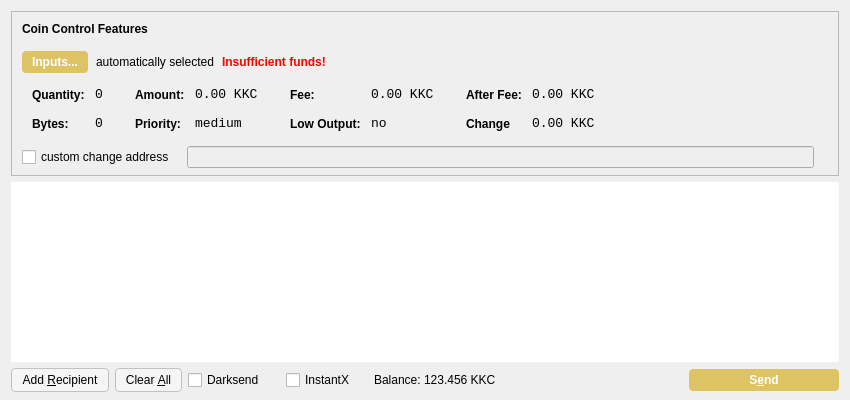
<?xml version="1.0" encoding="UTF-8"?>
<ui version="4.0">
 <class>SendCoinsDialog</class>
 <widget class="QDialog" name="SendCoinsDialog">
  <property name="geometry">
   <rect>
    <x>0</x>
    <y>0</y>
    <width>850</width>
    <height>400</height>
   </rect>
  </property>
  <property name="windowTitle">
   <string>Send Coins</string>
  </property>
  <layout class="QVBoxLayout" name="verticalLayout" stretch="0,1,0">
   <property name="bottomMargin">
    <number>8</number>
   </property>
   <item>
    <widget class="QFrame" name="frameCoinControl">
     <property name="sizePolicy">
      <sizepolicy hsizetype="Expanding" vsizetype="Expanding">
       <horstretch>0</horstretch>
       <verstretch>0</verstretch>
      </sizepolicy>
     </property>
     <property name="maximumSize">
      <size>
       <width>16777215</width>
       <height>16777215</height>
      </size>
     </property>
     <property name="frameShape">
      <enum>QFrame::StyledPanel</enum>
     </property>
     <property name="frameShadow">
      <enum>QFrame::Sunken</enum>
     </property>
     <layout class="QVBoxLayout" name="verticalLayoutCoinControl2">
      <property name="spacing">
       <number>6</number>
      </property>
      <property name="leftMargin">
       <number>0</number>
      </property>
      <property name="topMargin">
       <number>0</number>
      </property>
      <property name="rightMargin">
       <number>0</number>
      </property>
      <property name="bottomMargin">
       <number>6</number>
      </property>
      <item>
       <layout class="QVBoxLayout" name="verticalLayoutCoinControl" stretch="0,0,0,0,1">
        <property name="spacing">
         <number>0</number>
        </property>
        <property name="leftMargin">
         <number>10</number>
        </property>
        <property name="topMargin">
         <number>10</number>
        </property>
        <item>
         <layout class="QHBoxLayout" name="horizontalLayoutCoinControl1">
          <property name="bottomMargin">
           <number>15</number>
          </property>
          <item>
           <widget class="QLabel" name="labelCoinControlFeatures">
            <property name="sizePolicy">
             <sizepolicy hsizetype="Preferred" vsizetype="Maximum">
              <horstretch>0</horstretch>
              <verstretch>0</verstretch>
             </sizepolicy>
            </property>
            <property name="font">
             <font>
              <weight>75</weight>
              <bold>true</bold>
             </font>
            </property>
            <property name="styleSheet">
             <string notr="true">font-weight:bold;</string>
            </property>
            <property name="text">
             <string>Coin Control Features</string>
            </property>
           </widget>
          </item>
         </layout>
        </item>
        <item>
         <layout class="QHBoxLayout" name="horizontalLayoutCoinControl2" stretch="0,0,0,0">
          <property name="spacing">
           <number>8</number>
          </property>
          <property name="bottomMargin">
           <number>10</number>
          </property>
          <item>
           <widget class="QPushButton" name="pushButtonCoinControl">
            <property name="styleSheet">
             <string notr="true">background-color: rgb(221, 195, 99);
color: rgb(255, 255, 255);
border-radius: 4px;
border-color:  rgb(221, 195, 99);
font-weight: 600;
padding: 4px;
padding-left: 10px;
padding-right: 10px;</string>
            </property>
            <property name="text">
             <string>Inputs...</string>
            </property>
           </widget>
          </item>
          <item>
           <widget class="QLabel" name="labelCoinControlAutomaticallySelected">
            <property name="text">
             <string>automatically selected</string>
            </property>
            <property name="margin">
             <number>5</number>
            </property>
           </widget>
          </item>
          <item>
           <widget class="QLabel" name="labelCoinControlInsuffFunds">
            <property name="font">
             <font>
              <weight>75</weight>
              <bold>true</bold>
             </font>
            </property>
            <property name="styleSheet">
             <string notr="true">color:red;font-weight:bold;</string>
            </property>
            <property name="text">
             <string>Insufficient funds!</string>
            </property>
            <property name="margin">
             <number>5</number>
            </property>
           </widget>
          </item>
          <item>
           <spacer name="horizontalSpacerCoinControl">
            <property name="orientation">
             <enum>Qt::Horizontal</enum>
            </property>
            <property name="sizeHint" stdset="0">
             <size>
              <width>40</width>
              <height>1</height>
             </size>
            </property>
           </spacer>
          </item>
         </layout>
        </item>
        <item>
         <widget class="QWidget" name="widgetCoinControl" native="true">
          <property name="sizePolicy">
           <sizepolicy hsizetype="Preferred" vsizetype="Preferred">
            <horstretch>0</horstretch>
            <verstretch>0</verstretch>
           </sizepolicy>
          </property>
          <property name="minimumSize">
           <size>
            <width>0</width>
            <height>0</height>
           </size>
          </property>
          <property name="styleSheet">
           <string notr="true"/>
          </property>
          <layout class="QHBoxLayout" name="horizontalLayoutCoinControl5">
           <property name="leftMargin">
            <number>0</number>
           </property>
           <property name="topMargin">
            <number>0</number>
           </property>
           <property name="rightMargin">
            <number>0</number>
           </property>
           <property name="bottomMargin">
            <number>0</number>
           </property>
           <item>
            <layout class="QHBoxLayout" name="horizontalLayoutCoinControl3" stretch="0,0,0,1">
             <property name="spacing">
              <number>20</number>
             </property>
             <property name="topMargin">
              <number>0</number>
             </property>
             <property name="bottomMargin">
              <number>10</number>
             </property>
             <item>
              <layout class="QFormLayout" name="formLayoutCoinControl1">
               <property name="horizontalSpacing">
                <number>10</number>
               </property>
               <property name="verticalSpacing">
                <number>14</number>
               </property>
               <property name="leftMargin">
                <number>10</number>
               </property>
               <property name="topMargin">
                <number>4</number>
               </property>
               <property name="rightMargin">
                <number>6</number>
               </property>
               <item row="0" column="0">
                <widget class="QLabel" name="labelCoinControlQuantityText">
                 <property name="styleSheet">
                  <string notr="true">font-weight:bold;</string>
                 </property>
                 <property name="text">
                  <string>Quantity:</string>
                 </property>
                 <property name="margin">
                  <number>0</number>
                 </property>
                </widget>
               </item>
               <item row="0" column="1">
                <widget class="QLabel" name="labelCoinControlQuantity">
                 <property name="font">
                  <font>
                   <family>Monospace</family>
                   <pointsize>10</pointsize>
                  </font>
                 </property>
                 <property name="cursor">
                  <cursorShape>IBeamCursor</cursorShape>
                 </property>
                 <property name="contextMenuPolicy">
                  <enum>Qt::ActionsContextMenu</enum>
                 </property>
                 <property name="text">
                  <string>0</string>
                 </property>
                 <property name="margin">
                  <number>0</number>
                 </property>
                 <property name="textInteractionFlags">
                  <set>Qt::LinksAccessibleByMouse|Qt::TextSelectableByKeyboard|Qt::TextSelectableByMouse</set>
                 </property>
                </widget>
               </item>
               <item row="1" column="0">
                <widget class="QLabel" name="labelCoinControlBytesText">
                 <property name="styleSheet">
                  <string notr="true">font-weight:bold;</string>
                 </property>
                 <property name="text">
                  <string>Bytes:</string>
                 </property>
                </widget>
               </item>
               <item row="1" column="1">
                <widget class="QLabel" name="labelCoinControlBytes">
                 <property name="font">
                  <font>
                   <family>Monospace</family>
                   <pointsize>10</pointsize>
                  </font>
                 </property>
                 <property name="cursor">
                  <cursorShape>IBeamCursor</cursorShape>
                 </property>
                 <property name="contextMenuPolicy">
                  <enum>Qt::ActionsContextMenu</enum>
                 </property>
                 <property name="text">
                  <string>0</string>
                 </property>
                 <property name="textInteractionFlags">
                  <set>Qt::LinksAccessibleByMouse|Qt::TextSelectableByKeyboard|Qt::TextSelectableByMouse</set>
                 </property>
                </widget>
               </item>
              </layout>
             </item>
             <item>
              <layout class="QFormLayout" name="formLayoutCoinControl2">
               <property name="horizontalSpacing">
                <number>10</number>
               </property>
               <property name="verticalSpacing">
                <number>14</number>
               </property>
               <property name="leftMargin">
                <number>6</number>
               </property>
               <property name="topMargin">
                <number>4</number>
               </property>
               <property name="rightMargin">
                <number>6</number>
               </property>
               <item row="0" column="0">
                <widget class="QLabel" name="labelCoinControlAmountText">
                 <property name="styleSheet">
                  <string notr="true">font-weight:bold;</string>
                 </property>
                 <property name="text">
                  <string>Amount:</string>
                 </property>
                 <property name="margin">
                  <number>0</number>
                 </property>
                </widget>
               </item>
               <item row="0" column="1">
                <widget class="QLabel" name="labelCoinControlAmount">
                 <property name="font">
                  <font>
                   <family>Monospace</family>
                   <pointsize>10</pointsize>
                  </font>
                 </property>
                 <property name="cursor">
                  <cursorShape>IBeamCursor</cursorShape>
                 </property>
                 <property name="contextMenuPolicy">
                  <enum>Qt::ActionsContextMenu</enum>
                 </property>
                 <property name="text">
                  <string>0.00 KKC</string>
                 </property>
                 <property name="textInteractionFlags">
                  <set>Qt::LinksAccessibleByMouse|Qt::TextSelectableByKeyboard|Qt::TextSelectableByMouse</set>
                 </property>
                </widget>
               </item>
               <item row="1" column="0">
                <widget class="QLabel" name="labelCoinControlPriorityText">
                 <property name="styleSheet">
                  <string notr="true">font-weight:bold;</string>
                 </property>
                 <property name="text">
                  <string>Priority:</string>
                 </property>
                </widget>
               </item>
               <item row="1" column="1">
                <widget class="QLabel" name="labelCoinControlPriority">
                 <property name="font">
                  <font>
                   <family>Monospace</family>
                   <pointsize>10</pointsize>
                  </font>
                 </property>
                 <property name="cursor">
                  <cursorShape>IBeamCursor</cursorShape>
                 </property>
                 <property name="contextMenuPolicy">
                  <enum>Qt::ActionsContextMenu</enum>
                 </property>
                 <property name="text">
                  <string>medium</string>
                 </property>
                 <property name="textInteractionFlags">
                  <set>Qt::LinksAccessibleByMouse|Qt::TextSelectableByKeyboard|Qt::TextSelectableByMouse</set>
                 </property>
                </widget>
               </item>
              </layout>
             </item>
             <item>
              <layout class="QFormLayout" name="formLayoutCoinControl3">
               <property name="horizontalSpacing">
                <number>10</number>
               </property>
               <property name="verticalSpacing">
                <number>14</number>
               </property>
               <property name="leftMargin">
                <number>6</number>
               </property>
               <property name="topMargin">
                <number>4</number>
               </property>
               <property name="rightMargin">
                <number>6</number>
               </property>
               <item row="0" column="0">
                <widget class="QLabel" name="labelCoinControlFeeText">
                 <property name="styleSheet">
                  <string notr="true">font-weight:bold;</string>
                 </property>
                 <property name="text">
                  <string>Fee:</string>
                 </property>
                 <property name="margin">
                  <number>0</number>
                 </property>
                </widget>
               </item>
               <item row="0" column="1">
                <widget class="QLabel" name="labelCoinControlFee">
                 <property name="font">
                  <font>
                   <family>Monospace</family>
                   <pointsize>10</pointsize>
                  </font>
                 </property>
                 <property name="cursor">
                  <cursorShape>IBeamCursor</cursorShape>
                 </property>
                 <property name="contextMenuPolicy">
                  <enum>Qt::ActionsContextMenu</enum>
                 </property>
                 <property name="text">
                  <string>0.00 KKC</string>
                 </property>
                 <property name="textInteractionFlags">
                  <set>Qt::LinksAccessibleByMouse|Qt::TextSelectableByKeyboard|Qt::TextSelectableByMouse</set>
                 </property>
                </widget>
               </item>
               <item row="1" column="0">
                <widget class="QLabel" name="labelCoinControlLowOutputText">
                 <property name="styleSheet">
                  <string notr="true">font-weight:bold;</string>
                 </property>
                 <property name="text">
                  <string>Low Output:</string>
                 </property>
                </widget>
               </item>
               <item row="1" column="1">
                <widget class="QLabel" name="labelCoinControlLowOutput">
                 <property name="font">
                  <font>
                   <family>Monospace</family>
                   <pointsize>10</pointsize>
                  </font>
                 </property>
                 <property name="cursor">
                  <cursorShape>IBeamCursor</cursorShape>
                 </property>
                 <property name="contextMenuPolicy">
                  <enum>Qt::ActionsContextMenu</enum>
                 </property>
                 <property name="text">
                  <string>no</string>
                 </property>
                 <property name="textInteractionFlags">
                  <set>Qt::LinksAccessibleByMouse|Qt::TextSelectableByKeyboard|Qt::TextSelectableByMouse</set>
                 </property>
                </widget>
               </item>
              </layout>
             </item>
             <item>
              <layout class="QFormLayout" name="formLayoutCoinControl4">
               <property name="horizontalSpacing">
                <number>10</number>
               </property>
               <property name="verticalSpacing">
                <number>14</number>
               </property>
               <property name="leftMargin">
                <number>6</number>
               </property>
               <property name="topMargin">
                <number>4</number>
               </property>
               <property name="rightMargin">
                <number>6</number>
               </property>
               <item row="0" column="0">
                <widget class="QLabel" name="labelCoinControlAfterFeeText">
                 <property name="styleSheet">
                  <string notr="true">font-weight:bold;</string>
                 </property>
                 <property name="text">
                  <string>After Fee:</string>
                 </property>
                 <property name="margin">
                  <number>0</number>
                 </property>
                </widget>
               </item>
               <item row="0" column="1">
                <widget class="QLabel" name="labelCoinControlAfterFee">
                 <property name="font">
                  <font>
                   <family>Monospace</family>
                   <pointsize>10</pointsize>
                  </font>
                 </property>
                 <property name="cursor">
                  <cursorShape>IBeamCursor</cursorShape>
                 </property>
                 <property name="contextMenuPolicy">
                  <enum>Qt::ActionsContextMenu</enum>
                 </property>
                 <property name="text">
                  <string>0.00 KKC</string>
                 </property>
                 <property name="textInteractionFlags">
                  <set>Qt::LinksAccessibleByMouse|Qt::TextSelectableByKeyboard|Qt::TextSelectableByMouse</set>
                 </property>
                </widget>
               </item>
               <item row="1" column="0">
                <widget class="QLabel" name="labelCoinControlChangeText">
                 <property name="styleSheet">
                  <string notr="true">font-weight:bold;</string>
                 </property>
                 <property name="text">
                  <string>Change</string>
                 </property>
                </widget>
               </item>
               <item row="1" column="1">
                <widget class="QLabel" name="labelCoinControlChange">
                 <property name="font">
                  <font>
                   <family>Monospace</family>
                   <pointsize>10</pointsize>
                  </font>
                 </property>
                 <property name="cursor">
                  <cursorShape>IBeamCursor</cursorShape>
                 </property>
                 <property name="contextMenuPolicy">
                  <enum>Qt::ActionsContextMenu</enum>
                 </property>
                 <property name="text">
                  <string>0.00 KKC</string>
                 </property>
                 <property name="textInteractionFlags">
                  <set>Qt::LinksAccessibleByMouse|Qt::TextSelectableByKeyboard|Qt::TextSelectableByMouse</set>
                 </property>
                </widget>
               </item>
              </layout>
             </item>
            </layout>
           </item>
          </layout>
         </widget>
        </item>
        <item>
         <layout class="QHBoxLayout" name="horizontalLayoutCoinControl4" stretch="0,0,0">
          <property name="spacing">
           <number>12</number>
          </property>
          <property name="sizeConstraint">
           <enum>QLayout::SetDefaultConstraint</enum>
          </property>
          <property name="topMargin">
           <number>5</number>
          </property>
          <property name="rightMargin">
           <number>5</number>
          </property>
          <item>
           <widget class="QCheckBox" name="checkBoxCoinControlChange">
            <property name="text">
             <string>custom change address</string>
            </property>
           </widget>
          </item>
          <item>
           <widget class="QLineEdit" name="lineEditCoinControlChange">
            <property name="enabled">
             <bool>false</bool>
            </property>
            <property name="sizePolicy">
             <sizepolicy hsizetype="Expanding" vsizetype="Fixed">
              <horstretch>0</horstretch>
              <verstretch>0</verstretch>
             </sizepolicy>
            </property>
           </widget>
          </item>
          <item>
           <widget class="QLabel" name="labelCoinControlChangeLabel">
            <property name="sizePolicy">
             <sizepolicy hsizetype="Preferred" vsizetype="Expanding">
              <horstretch>0</horstretch>
              <verstretch>0</verstretch>
             </sizepolicy>
            </property>
            <property name="minimumSize">
             <size>
              <width>0</width>
              <height>0</height>
             </size>
            </property>
            <property name="text">
             <string/>
            </property>
            <property name="margin">
             <number>3</number>
            </property>
           </widget>
          </item>
         </layout>
        </item>
        <item>
         <spacer name="verticalSpacerCoinControl">
          <property name="orientation">
           <enum>Qt::Vertical</enum>
          </property>
          <property name="sizeHint" stdset="0">
           <size>
            <width>800</width>
            <height>1</height>
           </size>
          </property>
         </spacer>
        </item>
       </layout>
      </item>
     </layout>
    </widget>
   </item>
   <item>
    <widget class="QScrollArea" name="scrollArea">
     <property name="styleSheet">
      <string notr="true">border: 0;</string>
     </property>
     <property name="widgetResizable">
      <bool>true</bool>
     </property>
     <widget class="QWidget" name="scrollAreaWidgetContents">
      <property name="geometry">
       <rect>
        <x>0</x>
        <y>0</y>
        <width>832</width>
        <height>156</height>
       </rect>
      </property>
      <property name="styleSheet">
       <string notr="true">background-color: rgb(255, 255, 255);
border: 0;</string>
      </property>
      <layout class="QVBoxLayout" name="verticalLayout_2">
       <property name="leftMargin">
        <number>0</number>
       </property>
       <property name="topMargin">
        <number>0</number>
       </property>
       <property name="rightMargin">
        <number>0</number>
       </property>
       <property name="bottomMargin">
        <number>0</number>
       </property>
       <item>
        <layout class="QVBoxLayout" name="entries">
         <property name="spacing">
          <number>6</number>
         </property>
        </layout>
       </item>
       <item>
        <spacer name="verticalSpacer">
         <property name="orientation">
          <enum>Qt::Vertical</enum>
         </property>
         <property name="sizeHint" stdset="0">
          <size>
           <width>20</width>
           <height>40</height>
          </size>
         </property>
        </spacer>
       </item>
      </layout>
     </widget>
    </widget>
   </item>
   <item>
    <layout class="QHBoxLayout" name="horizontalLayout">
     <item>
      <widget class="QPushButton" name="addButton">
       <property name="toolTip">
        <string>Send to multiple recipients at once</string>
       </property>
       <property name="styleSheet">
        <string notr="true">background-color: rgb(245, 245, 245);
border-radius: 4px;
border: 1px solid #c4c1bd;
font-weight: 400;
padding: 4px;
padding-left: 10px;
padding-right: 10px;</string>
       </property>
       <property name="text">
        <string>Add &amp;Recipient</string>
       </property>
       <property name="autoDefault">
        <bool>false</bool>
       </property>
      </widget>
     </item>
     <item>
      <widget class="QPushButton" name="clearButton">
       <property name="sizePolicy">
        <sizepolicy hsizetype="Minimum" vsizetype="Fixed">
         <horstretch>0</horstretch>
         <verstretch>0</verstretch>
        </sizepolicy>
       </property>
       <property name="toolTip">
        <string>Remove all transaction fields</string>
       </property>
       <property name="styleSheet">
        <string notr="true">background-color: rgb(245, 245, 245);
border-radius: 4px;
border: 1px solid #c4c1bd;
font-weight: 400;
padding: 4px;
padding-left: 10px;
padding-right: 10px;</string>
       </property>
       <property name="text">
        <string>Clear &amp;All</string>
       </property>
       <property name="autoRepeatDelay">
        <number>300</number>
       </property>
       <property name="autoDefault">
        <bool>false</bool>
       </property>
      </widget>
     </item>
     <item>
      <layout class="QHBoxLayout" name="horizontalLayout_2">
       <property name="spacing">
        <number>3</number>
       </property>
       <item>
        <widget class="QCheckBox" name="checkUseDarksend">
         <property name="minimumSize">
          <size>
           <width>95</width>
           <height>0</height>
          </size>
         </property>
         <property name="visible">
          <bool>false</bool>
         </property>
         <property name="text">
          <string>Darksend</string>
         </property>
        </widget>
       </item>
       <item>
        <widget class="QCheckBox" name="checkInstantX">
         <property name="minimumSize">
          <size>
           <width>85</width>
           <height>0</height>
          </size>
         </property>
         <property name="visible">
          <bool>false</bool>
         </property>
         <property name="text">
          <string>InstantX</string>
         </property>
        </widget>
       </item>
       <item>
        <widget class="QLabel" name="label">
         <property name="sizePolicy">
          <sizepolicy hsizetype="Preferred" vsizetype="Fixed">
           <horstretch>0</horstretch>
           <verstretch>0</verstretch>
          </sizepolicy>
         </property>
         <property name="text">
          <string>Balance:</string>
         </property>
        </widget>
       </item>
       <item>
        <widget class="QLabel" name="labelBalance">
         <property name="sizePolicy">
          <sizepolicy hsizetype="Preferred" vsizetype="Fixed">
           <horstretch>0</horstretch>
           <verstretch>0</verstretch>
          </sizepolicy>
         </property>
         <property name="cursor">
          <cursorShape>IBeamCursor</cursorShape>
         </property>
         <property name="text">
          <string>123.456 KKC</string>
         </property>
         <property name="textInteractionFlags">
          <set>Qt::LinksAccessibleByMouse|Qt::TextSelectableByKeyboard|Qt::TextSelectableByMouse</set>
         </property>
        </widget>
       </item>
      </layout>
     </item>
     <item>
      <spacer name="horizontalSpacer">
       <property name="orientation">
        <enum>Qt::Horizontal</enum>
       </property>
       <property name="sizeHint" stdset="0">
        <size>
         <width>40</width>
         <height>20</height>
        </size>
       </property>
      </spacer>
     </item>
     <item>
      <widget class="QPushButton" name="sendButton">
       <property name="minimumSize">
        <size>
         <width>150</width>
         <height>0</height>
        </size>
       </property>
       <property name="toolTip">
        <string>Confirm the send action</string>
       </property>
       <property name="styleSheet">
        <string notr="true">background-color: rgb(221, 195, 99);
color: rgb(255, 255, 255);
border-radius: 4px;
border-color:  rgb(221, 195, 99);
font-weight: 600;
padding: 4px;
padding-left: 10px;
padding-right: 10px;</string>
       </property>
       <property name="text">
        <string>S&amp;end</string>
       </property>
       <property name="default">
        <bool>true</bool>
       </property>
      </widget>
     </item>
    </layout>
   </item>
  </layout>
 </widget>
 <resources/>
 <connections/>
</ui>
